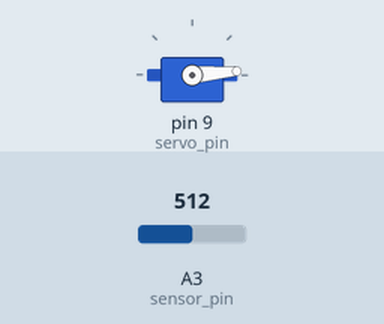
Bench run of a sketch on a simulated Arduino Uno, built with avr-gcc and run on an emulated ATmega328P. Parts: servo. The test bench sets the inputs (shaded band); at power-on: A3 (sensor_pin) = 512. What the sketch prints to the serial monitor is not drawn.

Above: at 0.1 s.
At 1.0 s:
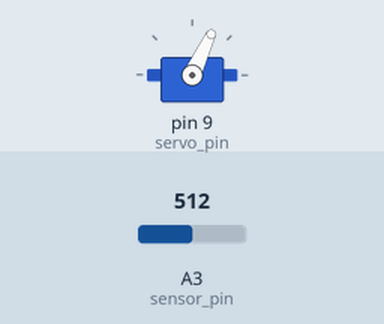
At 1.6 s:
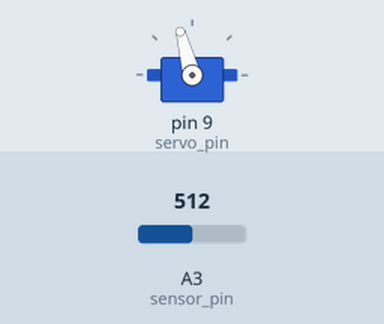
At 2.2 s:
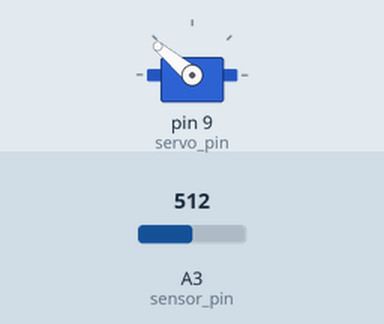
Timing chart, 0 to 4.1 s (numbered marks = the images above):
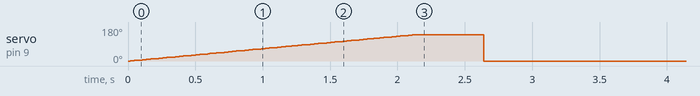

The sketch:

SweepLight.ino
```cpp
/*  SweepLight
*   Arduino firmware for detecting direction of light source.
*   Device has servo motor with light detector. Servo motor is rotating and light detector
*   is measuring light power of light source (analog value). Finally, servo motor is moved
*   to position where light intensity is the highest.
*   Credits: Drago Trebežnik
*/

#include <Servo.h>

Servo myservo;          // create servo object to control a servo

int sensor_pin = A3;    // light sensor is connected to A3
int servo_pin = 9;      // servo motor is connected to D9

int curr_position = 0;  // current position of the light sensor
int top_position = 0;   // position of the light sensor where light intensity is the highest

int curr_light = 0;     // current light intensity
int top_light = 0;      // maximum light intensity

void setup()
{
  Serial.begin(9600);                                 // initialize serial port (9600 bps)
  myservo.attach(servo_pin);                          // servo motor connect

  for (curr_position = 0; curr_position <= 140; curr_position += 1)  // moving servo motor from 0 to 140 degree for one step at a time
  {
    myservo.write(curr_position);                     // move servo motor to desired position
    delay(15);                                        // servo motor needs 15 ms for a movement

    curr_light = analogRead(sensor_pin);              // read current light intensity

    if (curr_light > top_light)                       // find out if current light intensity is higher than previous value
    {
      top_light = curr_light;
      top_position = curr_position;
      }
  }

  delay(500);                       // wait for 0.5 seconds
  myservo.write(0);                 // start moving servo motor from the beginning
  delay(1000);                      // wait for 1 second
  myservo.write(top_position);      // move servo motor to position of most intensive light

}

void loop()
{
  // In loop we are only showing the current value of light intensity:
  curr_light = analogRead(sensor_pin);
  Serial.println(curr_light);
  delay(300);
}
```
